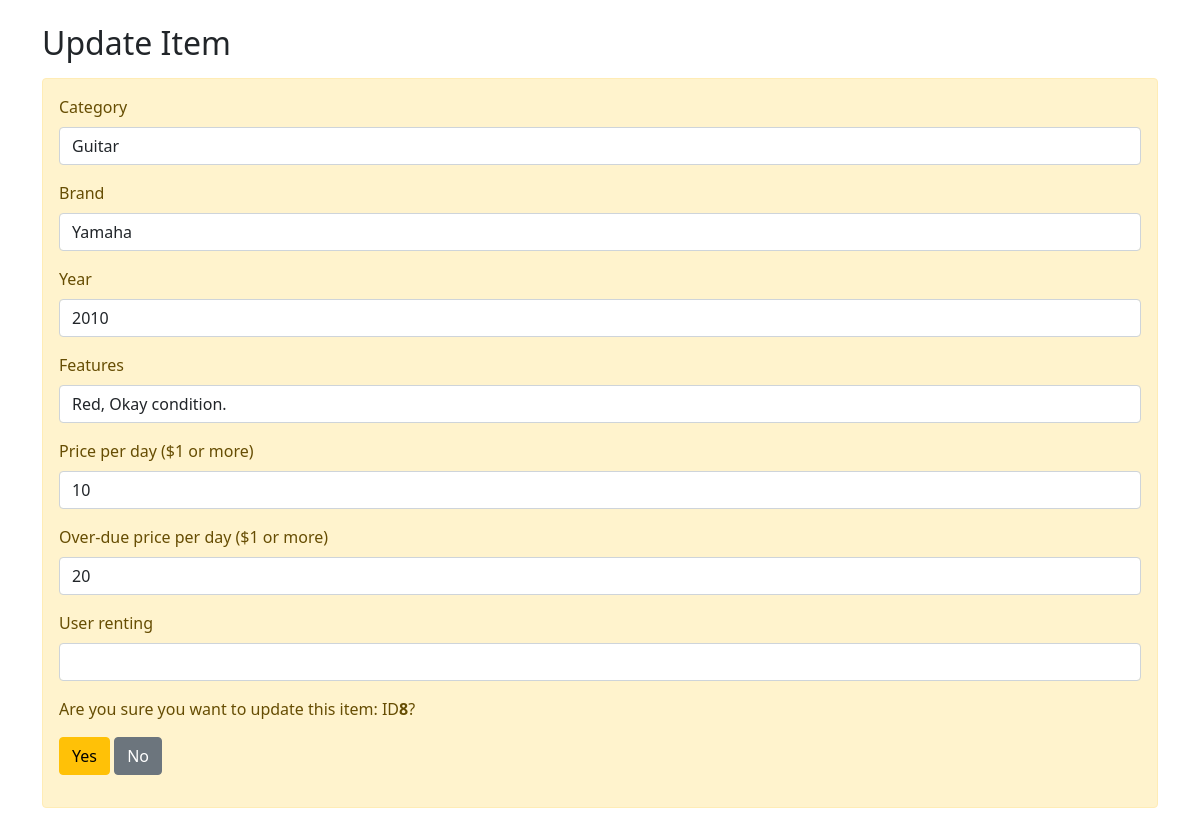
The page /item-update.php?itemID=8 (signed in) on the database its author committed.
### tables this page shows
CREATE TABLE items (
    itemID INT(9) AUTO_INCREMENT,
    category VARCHAR(30) NOT NULL,
    brand VARCHAR(30) NOT NULL,
    yearMade YEAR(4) NOT NULL,
    features VARCHAR(150) NOT NULL,
    pricePerDay INT(6) NOT NULL,
    overduePrice INT(6) NOT NULL,
    available BOOLEAN NOT NULL,
    userID INT(9),
    PRIMARY KEY (itemID),
    FOREIGN KEY (userID) REFERENCES users (userID)
);

### item-update.php (the view, shortened to what this page needs)
<?php
require("./config.php");
$category = $categoryErr = "";
$brand = $brandErr = "";
$year = $yearErr = "";
$features = "";
$price = $priceErr = "";
$overduePrice = $overduePriceErr = "";
$available = "";
$userID = $userIDErr = "";
if ($_SERVER['REQUEST_METHOD'] == 'POST') {
    if (empty(trim($_POST['category']))) {
        $categoryErr = "Please enter a catgory.";
    } else {
        $category = trim($_POST['category']);
    }
    if (empty(trim($_POST['brand']))) {
        $brandErr = "Please enter a brand.";
    } else {
        $brand = trim($_POST['brand']);
    }
    if (empty(trim($_POST['year'])) || intval(trim($_POST['year'])) < 1900 || intval(trim($_POST['year'])) > 2021) {
        $yearErr = "Please enter a year (1900 - 2021).";
    } else {
        $year = trim($_POST['year']);
    }
    if (empty(trim($_POST['features']))) {
        $featuresErr = "Please enter a description.";
    } else {
        $features = trim($_POST['features']);
    }
    if (empty(trim($_POST['price'])) || trim($_POST['price']) < 1 || !is_numeric(trim($_POST['price'])) || !preg_match('/^[0-9]+$/', trim($_POST['price']))) {
        $priceErr = "Please enter a number greater than $1.";
    } else {
        $price = trim($_POST['price']);
    }
    if (empty(trim($_POST['overduePrice'])) || trim($_POST['overduePrice']) < 1 || !is_numeric($_POST['overduePrice']) || !preg_match('/^[0-9]+$/', $_POST['overduePrice'])) {
        $overduePriceErr = "Please enter a number greater than $1.";
    } else {
        $overduePrice = trim($_POST['overduePrice']);
    }
    if (!empty(trim($_POST['userID'])) && preg_match('/^[0-9]+$/', $_POST['userID']) && intval(trim($_POST['userID'])) >= 1) {
        $userID = trim($_POST['userID']);
        $available = FALSE;
    } else if (!empty(trim($_POST['userID'])) && !preg_match('/^[1-9]+$/', $_POST['userID']) && intval(trim($_POST['userID'])) < 1) {
        $userIDErr = "Enter an ID.";
    } else {
        $available = TRUE;
        $userID = NULL;
    }
    if(empty($categoryErr) && empty($brandErr) && empty($yearErr) && empty($priceErr) && empty($overduePriceErr) && empty($userIDErr)){
        $sql = "UPDATE items
        SET category = ?, brand = ?, yearMade = ?, features = ?,
        pricePerDay = ?, overduePrice = ?, available = ?, userID = ?
        WHERE itemID = {$_POST['itemID']}";
        if($stmt = $conn->prepare($sql)) {
            $stmt->bind_param('ssssiiii', $paramCategory, $paramBrand, $paramYear, $paramFeatures, $paramPrice, $paramOP, $paramAvailable, $paramUserID);
            $paramCategory = $category;
            $paramBrand = $brand;
            $paramYear = $year;
            $paramFeatures = $features;
            $paramPrice = $price;
            $paramOP = $overduePrice;
            $paramAvailable = $available;
            $paramUserID = $userID;
            if($stmt->execute()){
                header("location: home.php");
                exit();
            } else{
                echo "Error: {$conn->errno}  {$conn->error}";
            }
            $stmt->close();
        }
    } else {
        if(empty(trim($_GET['itemID']))){
            echo '<a href="./home.php">Please select an item.</a>';
            exit();
        } else {
        }
    }
} else {
    $sql = "SELECT * FROM items WHERE itemID = {$_GET['itemID']}";
    $result = $conn->query($sql);
    if ($result !== FALSE) {
        $row = $result->fetch_assoc();
        $category = $row['category'];
        $brand = $row['brand'];
        $year = $row['yearMade'];
        $features = $row['features'];
        $price = $row['pricePerDay'];
        $overduePrice = $row['overduePrice'];
        $userID = $row['userID'];
    } else {
        echo "Error: {$conn->errno}  {$conn->error}";
    }
}
?>
<html lang="en">
<head>
    <link href="https://cdn.jsdelivr.net/npm/bootstrap@5.0.0/dist/css/bootstrap.min.css" rel="stylesheet">
</head>
<body>
    <div class="wrapper">
        <div class="container">
            <div class="row">
                <div class="col-md-12">
                    <h2 class="mt-4 mb-3">Update Item</h2>
                    <form action="./item-update.php?itemID=<?php echo $_GET['itemID']; ?>" method="post">
                        <div class="alert alert-warning">
                            <div class="mb-3">
                                <label for="exampleInputLastName1" class="form-label">Category</label>
                                <input type="text" class="form-control <?php echo (!empty($categoryErr)) ? 'is-invalid' : ''; ?>" name="category" id="lName" value="<?php echo $category; ?>">
                            </div>
                            <div class="mb-3">
                                <label for="exampleInputLastName1" class="form-label">Brand</label>
                                <input type="text" class="form-control <?php echo (!empty($brandErr)) ? 'is-invalid' : ''; ?>" name="brand" id="lName" value="<?php echo $brand; ?>">
                            </div>
                            <div class="mb-3">
                                <label for="exampleInputLastName1" class="form-label">Year</label>
                                <input type="text" class="form-control <?php echo (!empty($yearErr)) ? 'is-invalid' : ''; ?>" name="year" id="lName" value="<?php echo $year; ?>">
                            </div>
                            <div class="mb-3">
                                <label for="exampleInputLastName1" class="form-label">Features</label>
                                <input type="text" class="form-control <?php echo (!empty($featuresErr)) ? 'is-invalid' : ''; ?>" name="features" id="lName" value="<?php echo $features; ?>">
                            </div>
                            <div class="mb-3">
                                <label for="exampleInputLastName1" class="form-label">Price per day ($1 or more)</label>
                                <input type="text" class="form-control <?php echo (!empty($priceErr)) ? 'is-invalid' : ''; ?>" name="price" id="lName" value="<?php echo $price; ?>">
                            </div>
                            <div class="mb-3">
                                <label for="exampleInputLastName1" class="form-label">Over-due price per day ($1 or more)</label>
                                <input type="text" class="form-control <?php echo (!empty($overduePriceErr)) ? 'is-invalid' : ''; ?>" name="overduePrice" id="lName" value="<?php echo $overduePrice; ?>">
                            </div>
                            <div class="mb-3">
                                <label for="exampleInputLastName1" class="form-label">User renting</label>
                                <input type="text" class="form-control <?php echo (!empty($userIDErr)) ? 'is-invalid' : ''; ?>" name="userID" id="lName" value="<?php echo $userID; ?>">
                            </div>
                            <p>Are you sure you want to update this item: ID<b><?php echo $_GET['itemID']; ?></b>?</p>
                            <p>
                                <input type="submit" value="Yes" class="btn btn-warning">
                                <a href="./home.php" class="btn btn-secondary ml-2">No</a>
                            </p>
                        </div>
                    </form>
                </div>
            </div>
        </div>
    </div>
</body>
</html>

### rows shown on the page
items: category "Guitar", brand "Yamaha", year "2010", features "Red, Okay condition.", price "10", overduePrice "20"

### other values the page prints
$_GET['itemID'] "8"
